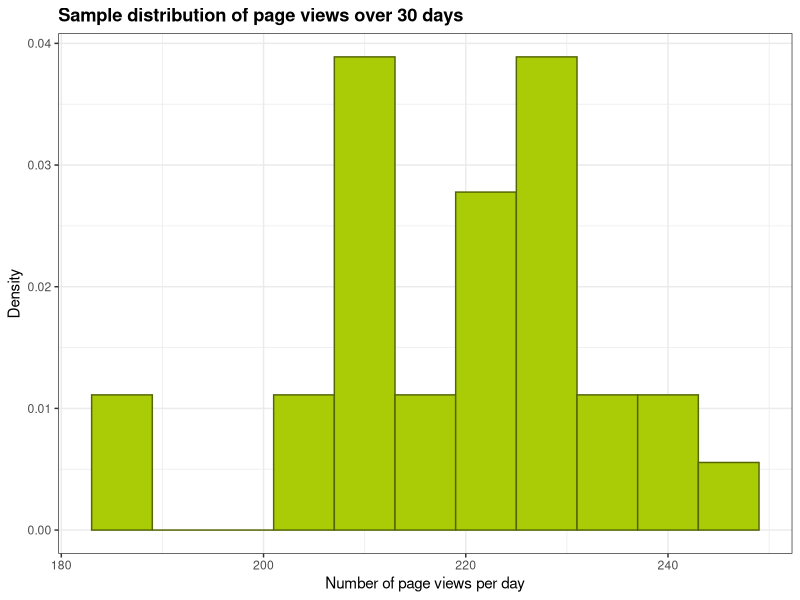
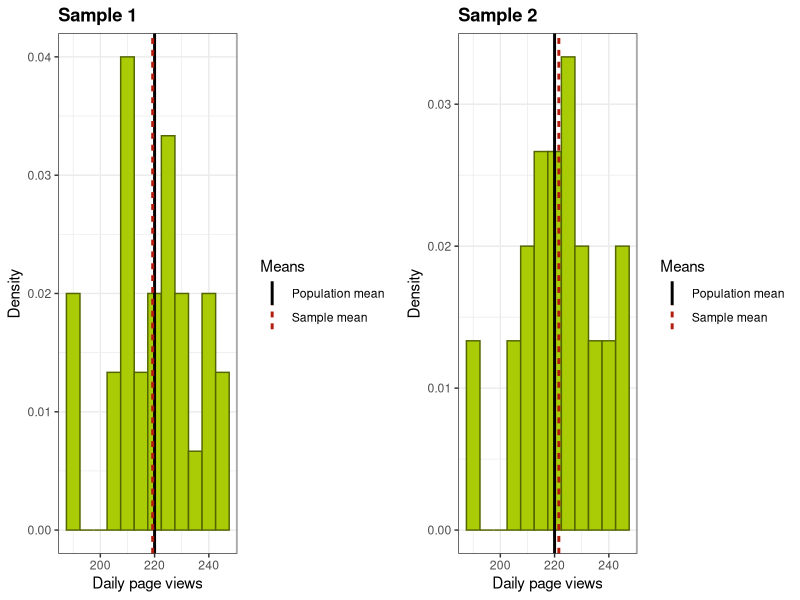
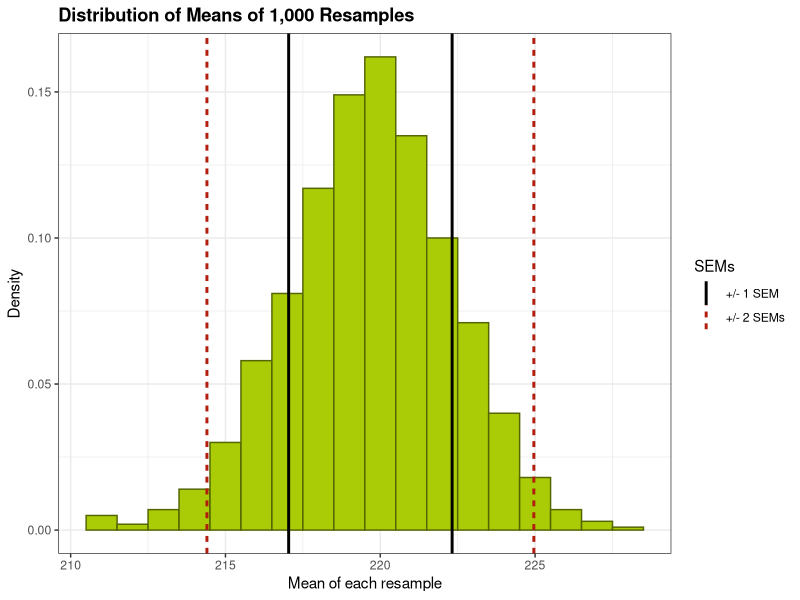
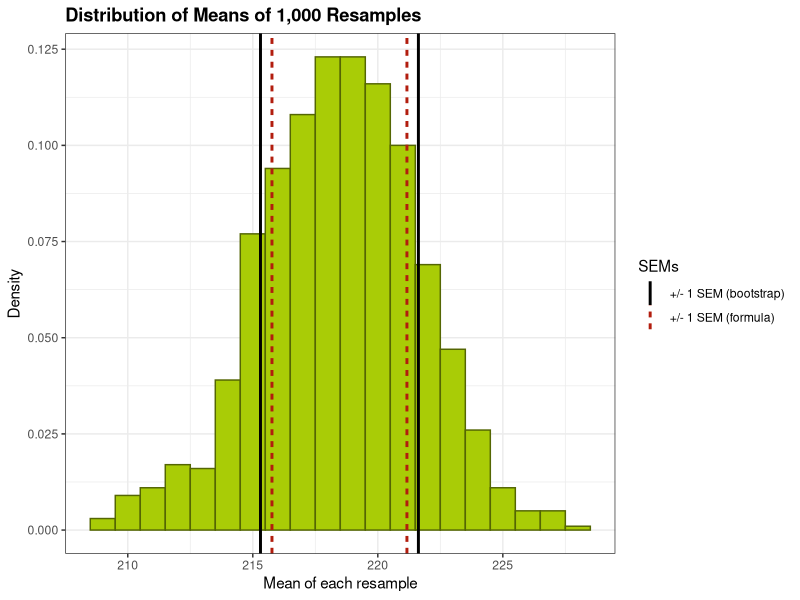

Source code (R) for these figures, in order:
## ---- chunk 1
library(knitr)
opts_chunk$set(dev = 'pdf')
## ---- chunk 2
# Setting seed and generating a single sample
set.seed(567)
sample <- rpois(30, lambda = 220)
## ---- chunk 3
require(ggplot2); require(gridExtra)

# Set the colours for the graphs
barfill <- "#A9CC06"
barlines <- "#546603"
line1 <- "black"
line2 <- "#B21D0E"

# Plotting histogram of sample of daily page views
g1 <- ggplot(data=as.data.frame(sample), aes(sample)) + 
        geom_histogram(aes(y = ..density..), binwidth = 6, 
                 col = barlines, 
                 fill = barfill) + 
        xlab("Number of page views per day") + 
        ylab("Density") + 
        theme_bw() + 
        ggtitle("Sample distribution of page views over 30 days") + 
        theme(plot.title = element_text(lineheight=.8, face="bold"))

print(g1)
## ---- chunk 4
# Setting seed
set.seed(567)

# Generate the mean of each resample and store in a vector, and store each resample in a dataframe
mn_vector <- NULL
resample_frame <- data.frame(row.names = seq(from = 1, to = 30, by = 1))
for (i in 1 : 1000) {
    s <- sample(sample, 30, replace = TRUE)
    resample_frame <- cbind(resample_frame, s)
    mn_vector <- c(mn_vector, mean(s))
}

# Name the columns in the resample dataframe
names(resample_frame) <- paste0("n", seq(from = 1, to = 1000, by = 1))
## ---- chunk 5
mean1 <- data.frame(Means="Population mean", vals = 220)
mean2 <- data.frame(Means="Sample mean", vals = mean(resample_frame$n1))
means <- rbind(mean1, mean2)

g1 <- ggplot(data=resample_frame, aes(resample_frame$n1)) + 
        geom_histogram(aes(y = ..density..), 
                       binwidth = 5, fill = barfill, colour = barlines) +
        xlab("Daily page views") +
        ylab("Density") +
        theme_bw() +
        ggtitle("Sample 1") + 
        theme(plot.title = element_text(lineheight=1.1, face="bold")) +
        geom_vline(data=means, aes(xintercept=vals, linetype = Means, 
                             colour = Means), size = 1, show_guide = TRUE) + 
         scale_color_manual(values=c("Population mean" = line1, "Sample mean" = line2))
           
mean1 <- data.frame(Means="Population mean", vals = 220)
mean2 <- data.frame(Means="Sample mean", vals = mean(resample_frame$n2))
means <- rbind(mean1, mean2)
 
g2 <- ggplot(data=resample_frame, aes(resample_frame$n2)) + 
        geom_histogram(aes(y = ..density..), 
                       binwidth = 5, fill = barfill, colour = barlines) +
        xlab("Daily page views") +
        ylab("Density") +
        theme_bw() +
        ggtitle("Sample 2") + 
        theme(plot.title = element_text(lineheight=1.1, face="bold")) +
        geom_vline(data=means, aes(xintercept=vals, linetype = Means, 
                             colour = Means), size = 1, show_guide = TRUE) + 
        scale_color_manual(values=c("Population mean" = line1, "Sample mean" = line2))

grid.arrange(g1, g2, nrow = 1, ncol = 2)
## ---- chunk 6
# Plotting a histogram with the +/- 1 and 2 standard error intervals.
sem1 <- data.frame(SEMs="+/- 1 SEM", 
                   vals = c(mean(mn_vector) - sd(mn_vector), mean(mn_vector) + sd(mn_vector)))
sem2 <- data.frame(SEMs="+/- 2 SEMs", 
                    vals = c(mean(mn_vector) - 2 * sd(mn_vector), mean(mn_vector) + 2 * sd(mn_vector)))
sems <- rbind(sem1, sem2)

g1 <- ggplot(data=as.data.frame(mn_vector), aes(mn_vector)) + 
        geom_histogram(aes(y = ..density..), binwidth = 1, 
                 col = barlines, 
                 fill = barfill) + 
        xlab("Mean of each resample") + 
        ylab("Density") + 
        theme_bw() + 
        ggtitle("Distribution of Means of 1,000 Resamples") + 
        theme(plot.title = element_text(lineheight=.8, face="bold")) +
        geom_vline(data=sems, aes(xintercept=vals, linetype = SEMs, 
                            colour = SEMs), size = 1, show_guide = TRUE) + 
        scale_color_manual(values=c("+/- 1 SEM" = line1, 
                                    "+/- 2 SEMs" = line2))

print(g1)
## ---- chunk 7
# Defining lambda and n
lambda <- mean(sample)
n <- 30

# Calculating SEM
sem <- sqrt(lambda / n)
## ---- chunk 8
# Setting seed and drawing non-Poisson sample
set.seed(567)
sample_np <- c(rpois(10, lambda = 220), runif(20, min = 180, max = 245)) 

# Generate the mean of each resample and store in a vector
mn_vector_np <- NULL
for (i in 1 : 1000) {
    s <- sample(sample_np, 30, replace = TRUE)
    mn_vector_np <- c(mn_vector_np, mean(s))
}

# Generate bootstrapped SEM
b_sem <- sd(mn_vector_np)

# Generate formula-derived SEM
f_sem <- sqrt(mean(sample_np) / 30)
## ---- chunk 9
# Plotting a histogram with the +/- 1 and 2 standard error intervals.
sem1 <- data.frame(SEMs="+/- 1 SEM (bootstrap)", 
                   vals = c(mean(mn_vector_np) - b_sem, mean(mn_vector_np) + b_sem))
sem2 <- data.frame(SEMs="+/- 1 SEM (formula)", 
                    vals = c(mean(mn_vector_np) - f_sem, mean(mn_vector_np) + f_sem))
sems <- rbind(sem1, sem2)

g1 <- ggplot(data=as.data.frame(mn_vector_np), aes(mn_vector_np)) + 
        geom_histogram(aes(y = ..density..), binwidth = 1, 
                 col = barlines, 
                 fill = barfill) + 
        xlab("Mean of each resample") + 
        ylab("Density") + 
        theme_bw() + 
        ggtitle("Distribution of Means of 1,000 Resamples") + 
        theme(plot.title = element_text(lineheight=.8, face="bold")) +
        geom_vline(data=sems, aes(xintercept=vals, linetype = SEMs, 
                            colour = SEMs), size = 1, show_guide = TRUE) + 
        scale_color_manual(values=c("+/- 1 SEM (bootstrap)" = line1, 
                                    "+/- 1 SEM (formula)" = line2))

print(g1)
